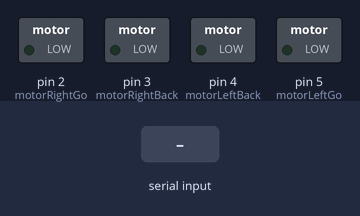
A sketch run on a simulated Arduino Uno, built with avr-gcc and run on an emulated ATmega328P. Parts: switched loads named in the sketch (green lamp = pin HIGH). Inputs (shaded band) come from the test bench.

Above: at 1.2 s.
1.3 s: "g" received over the second serial link
At 1.9 s:
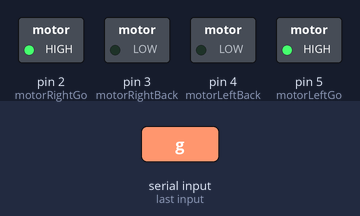
2.8 s: "l" received over the second serial link
At 3.1 s:
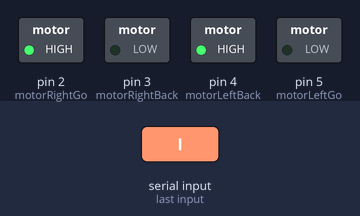
4.3 s: "r" received over the second serial link
At 5.4 s:
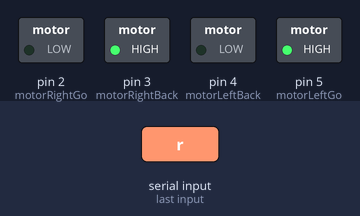
5.8 s: "b" received over the second serial link
At 6.5 s:
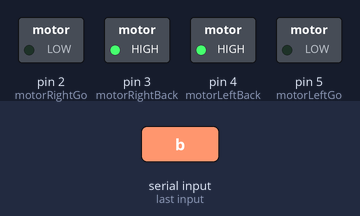
7.3 s: "s" received over the second serial link
At 7.7 s:
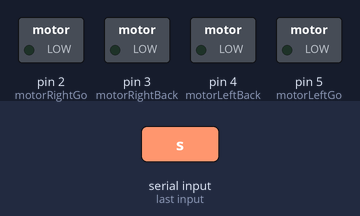
Timing chart, 0 to 9.8 s (numbered marks = the images above; inputs shaded):
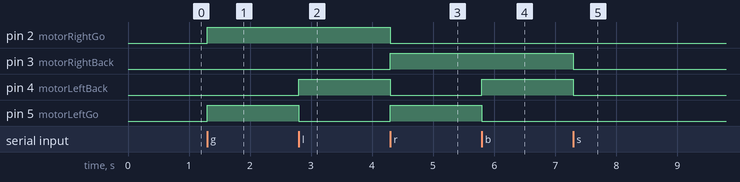

Measured:
- after the input at 1.3 s, pin 2 (motorRightGo), pin 5 (motorLeftGo): LOW → HIGH at once
- after the input at 2.8 s, pin 4 (motorLeftBack): LOW → HIGH at once; pin 5 (motorLeftGo): HIGH → LOW at once
- after the input at 4.3 s, pin 2 (motorRightGo), pin 4 (motorLeftBack): HIGH → LOW at once; pin 3 (motorRightBack), pin 5 (motorLeftGo): LOW → HIGH at once
- after the input at 5.8 s, pin 4 (motorLeftBack): LOW → HIGH at once; pin 5 (motorLeftGo): HIGH → LOW at once
- after the input at 7.3 s, pin 3 (motorRightBack), pin 4 (motorLeftBack): HIGH → LOW at once

The sketch:

Bluetooth_move.ino
```cpp
#include<SoftwareSerial.h>
#define RX 10
#define TX 11
#define motorRightGo 2
#define motorRightBack 3
#define motorLeftGo 5
#define motorLeftBack 4

SoftwareSerial myBT(RX, TX);

void setup() {
  myBT.begin(115200);
  Serial.begin(115200);
  pinMode(motorRightGo, OUTPUT);
  pinMode(motorRightBack, OUTPUT);
  pinMode(motorLeftGo, OUTPUT);
  pinMode(motorLeftBack, OUTPUT);
}

void loop() {
  if (Serial.available()) {
    myBT.write(Serial.read());
  }
  while(myBT.available()) {
    switch (myBT.read()) {
      case 103: //get "g" command, it stand for "go forward"
        goForward();
        break;
      case 108: //get "l" command, it stand for "turn left"
        turnLeft();
        break;
      case 114: //get "r" command, it stand for "turn right"
        turnRight();
        break;
      case 98: //get "b" command, it stand for "go back"
        goBack();
        break;
      case 115: //get "s" command, it stand for "stop"
        stopEveryMotor();
        break;
      default: //command that can't recognize
        stopEveryMotor();
        break;
    }
  }
}

void goForward() {
  digitalWrite(motorRightGo, HIGH);
  digitalWrite(motorRightBack, LOW);
  digitalWrite(motorLeftGo, HIGH);
  digitalWrite(motorLeftBack, LOW);
}

void turnLeft() {
  digitalWrite(motorRightGo, HIGH);
  digitalWrite(motorRightBack, LOW);
  digitalWrite(motorLeftGo, LOW);
  digitalWrite(motorLeftBack, HIGH);
}

void turnRight() {
  digitalWrite(motorRightGo, LOW);
  digitalWrite(motorRightBack, HIGH);
  digitalWrite(motorLeftGo, HIGH);
  digitalWrite(motorLeftBack, LOW);
}

void goBack() {
  digitalWrite(motorRightGo, LOW);
  digitalWrite(motorRightBack, HIGH);
  digitalWrite(motorLeftGo, LOW);
  digitalWrite(motorLeftBack, HIGH);
}

void stopEveryMotor() {
  digitalWrite(motorRightGo, LOW);
  digitalWrite(motorRightBack, LOW);
  digitalWrite(motorLeftGo, LOW);
  digitalWrite(motorLeftBack, LOW);
}
```
